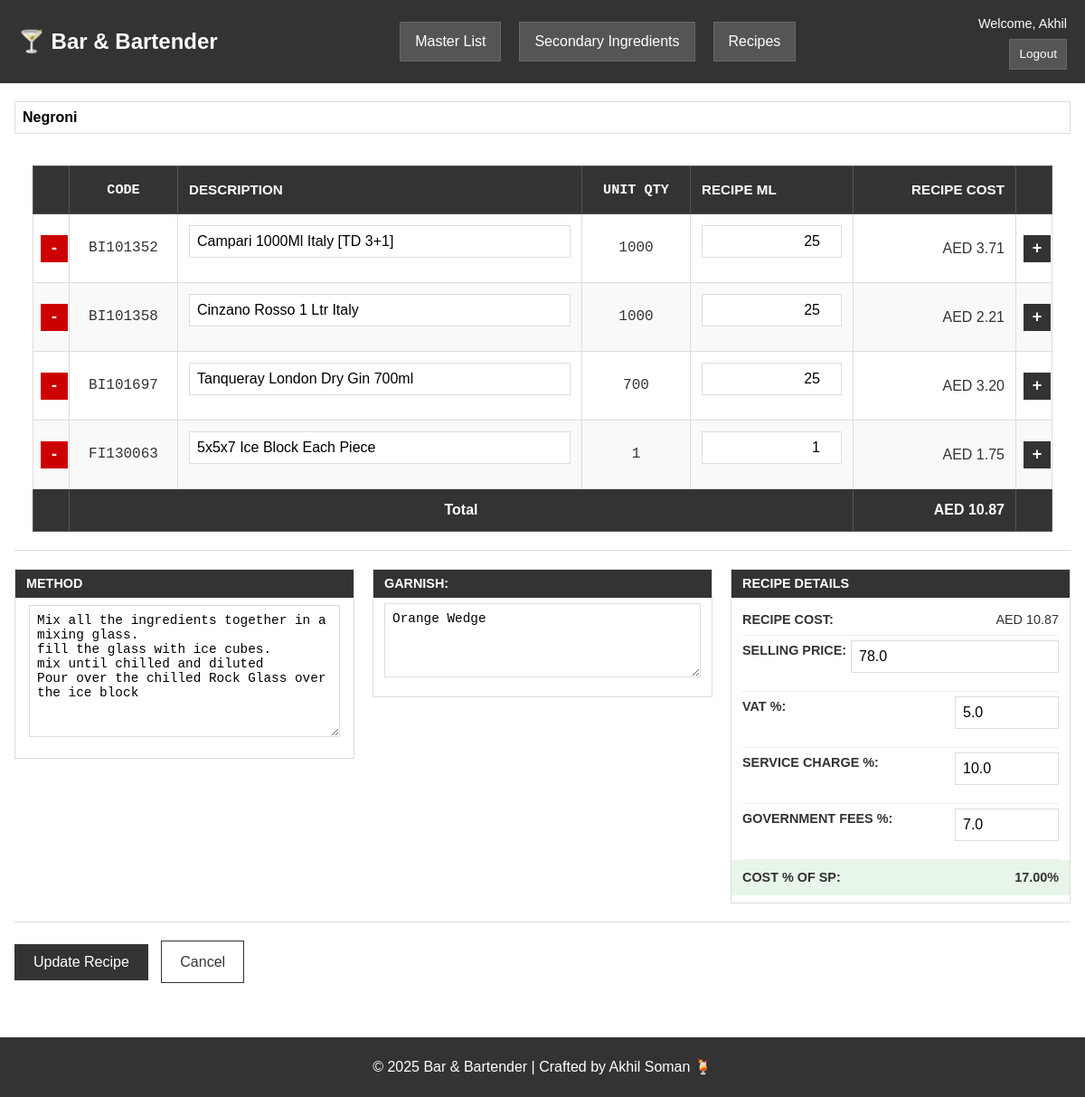
Page /recipes/1/edit (signed in) on the committed database.
### models.py (models this page shows, shortened)
class User(db.Model, UserMixin):
    id = db.Column(db.Integer, primary_key=True)
    username = db.Column(db.String(80), unique=True, nullable=False)
    email = db.Column(db.String(120), unique=True, nullable=False)
    password = db.Column(db.String(200), nullable=False)
    is_admin = db.Column(db.Boolean, default=False)

class Recipe(db.Model):
    id = db.Column(db.Integer, primary_key=True)
    recipe_code = db.Column(db.String(50), unique=True)
    title = db.Column(db.String(150), nullable=False)
    method = db.Column(db.Text)
    recipe_type = db.Column(db.String(20))
    type = db.Column(db.String(20))
    item_level = db.Column(db.String(20), default='Primary')
    created_at = db.Column(db.DateTime, default=datetime.utcnow)
    user_id = db.Column(db.Integer, db.ForeignKey('user.id'), nullable=False)
    creator = db.relationship('User', backref='recipes')
    ingredients = db.relationship('RecipeIngredient', backref='recipe', cascade='all, delete-orphan')
    image_path = db.Column(db.String(255))
    selling_price = db.Column(db.Float, default=0.0)
    vat_percentage = db.Column(db.Float, default=0.0)
    service_charge_percentage = db.Column(db.Float, default=0.0)
    government_fees_percentage = db.Column(db.Float, default=0.0)
    garnish = db.Column(db.Text)

### blueprints/recipes.py (the view, shortened to what this page needs)
@recipes_bp.route('/recipes/<int:id>/edit', methods=['GET', 'POST'])
@login_required
def edit_recipe(id):
    ensure_schema_updates()
    try:
        from sqlalchemy.orm import joinedload
        recipe = Recipe.query.options(
            joinedload(Recipe.ingredients)
        ).get_or_404(id)
        _ = recipe.ingredients
        for ingredient in recipe.ingredients:
            _ = ingredient.get_product()
        category_slug, category_display = category_context_from_type(recipe.type or recipe.recipe_type or '')
        if not category_slug:
            category_slug = 'cocktails'
            category_display = 'Cocktails'
        config = CATEGORY_CONFIG.get(category_slug, CATEGORY_CONFIG['cocktails'])
        products = Product.query.order_by(Product.description).all()
        secondary_ingredients = HomemadeIngredient.query.order_by(HomemadeIngredient.name).all()
        ingredient_options = []
        for p in products:
            description = p.description or ''
            code = p.barbuddy_code or ''
            label = f"{description} ({code})" if code else description
            ingredient_options.append({
                'label': label,
                'description': description,
                'code': code,
                'id': int(p.id),
                'type': 'Product',
                'unit': p.selling_unit or 'ml',
                'cost_per_unit': float(p.cost_per_unit or 0.0),
                'container_volume': float(p.ml_in_bottle or (1 if (p.selling_unit or '').lower() == 'ml' else 0))
            })
        for sec in secondary_ingredients:
            if sec.unique_code:
                try:
                    cost_per_unit = sec.calculate_cost_per_unit()
                except Exception:
                    cost_per_unit = 0.0
                ingredient_options.append({
                    'label': f"{sec.name} ({sec.unique_code})",
                    'description': sec.name,
                    'code': sec.unique_code or '',
                    'id': int(sec.id),
                    'type': 'Secondary',
                    'unit': sec.unit or 'ml',
                    'cost_per_unit': float(cost_per_unit),
                    'container_volume': 1.0
                })
        preset_rows = []
        recipe_ingredients = RecipeIngredient.query.filter_by(recipe_id=recipe.id).all()
        current_app.logger.info(f"Edit recipe {recipe.id}: Found {len(recipe_ingredients)} ingredients")
        for ingredient in recipe_ingredients:
            ing_type = ingredient.ingredient_type
            if ing_type == 'Homemade':
                ing_type = 'Secondary'
            label = ''
            description = ''
            code = ''
            if ing_type == 'Product':
                product = Product.query.get(ingredient.ingredient_id)
                if product:
                    description = product.description or ''
                    code = product.barbuddy_code or ''
                    label = f"{description} ({code})" if code else description
            elif ing_type == 'Secondary':
                sec = HomemadeIngredient.query.get(ingredient.ingredient_id)
                if sec and sec.unique_code:
                    description = sec.name or ''
                    code = sec.unique_code or ''
                    label = f"{description} ({code})" if code else description
            elif ing_type == 'Recipe':
                rec = Recipe.query.get(ingredient.ingredient_id)
                if rec and rec.recipe_code:
                    description = rec.title or ''
                    code = rec.recipe_code or ''
                    label = f"{description} ({code})" if code else description
            if label:
                preset_rows.append({
                    'label': label,
                    'description': description,
                    'code': code,
                    'id': int(ingredient.ingredient_id),
                    'type': ing_type,
                    'qty': float(ingredient.quantity or 0),
                    'unit': ingredient.unit or 'ml'
                })
        return render_template('recipes/edit.html',
                               products=products,
                               secondary_ingredients=secondary_ingredients,
                               category=category_display,
                               add_label=config['add_label'],
                               category_slug=category_slug,
                               ingredient_options=ingredient_options,
                               recipe=recipe,
                               preset_rows=preset_rows)
    except Exception as e:
        current_app.logger.error(f"Error in edit_recipe: {str(e)}", exc_info=True)
        flash('An error occurred while loading the recipe for editing.', 'error')
        return redirect(url_for('recipes.recipes_list'))

### models.py (called while the page is built)
    def calculate_cost(self):
        return round(sum(i.calculate_cost() for i in self.ingredients), 2)

    def calculate_cost_per_unit(self):
        if self.total_volume_ml > 0:
            return round(self.calculate_cost() / self.total_volume_ml, 4)
        return 0.0

    def calculate_cost(self):
        prod = self.product
        qty = self.quantity
        if not prod:
            return 0.0
        if prod.cost_per_unit is None or prod.cost_per_unit == 0:
            return 0.0
        if prod.selling_unit == "ml":
            cost_per_unit = prod.cost_per_unit
        elif prod.selling_unit == "grams":
            cost_per_unit = prod.cost_per_unit
        elif prod.selling_unit == "pieces":
            cost_per_unit = prod.cost_per_unit
        else:
            if prod.ml_in_bottle and prod.ml_in_bottle > 0:
                cost_per_unit = prod.cost_per_unit / prod.ml_in_bottle
            else:
                cost_per_unit = prod.cost_per_unit
        total_cost = cost_per_unit * qty
        return round(total_cost, 2)

    def get_product(self):
        if self.ingredient_type:
            if self.ingredient_type == "Product":
                return Product.query.get(self.ingredient_id)
            elif self.ingredient_type == "Homemade":
                return HomemadeIngredient.query.get(self.ingredient_id)
            elif self.ingredient_type == "Recipe":
                return Recipe.query.get(self.ingredient_id)
        elif self.product_type:
            if self.product_type == "Product":
                return Product.query.get(self.product_id)
            else:
                return HomemadeIngredient.query.get(self.product_id)
        return None

### utils/constants.py (called while the page is built)
def category_context_from_type(recipe_type: str):
    key = (recipe_type or '').lower().strip()
    canonical = TYPE_TO_CATEGORY.get(key)
    if not canonical:
        canonical = 'cocktails'
    info = CATEGORY_CONFIG[canonical]
    return canonical, info['display']

### utils/helpers.py (called while the page is built)
def inject_now():
    return {'current_year': datetime.now().year}

### templates/recipes/edit.html (shortened to what this page needs)
{% extends "base.html" %}
{% block page_panel %}
<div class="recipe-view-container">
    <form method="POST" enctype="multipart/form-data" id="categoryRecipeForm">
        <div class="recipe-title-section">
            <input type="text" id="recipe-title" name="title" required value="{{ recipe.title }}" placeholder="Enter recipe name" title="Recipe Name" class="recipe-title-input">
        </div>
        <div class="recipe-view-layout">
            <div class="recipe-table-section">
                <table class="recipe-cost-table" id="ingredientsTable">
                    <thead>
                        <tr>
                            <th class="actions-column-left"></th>
                            <th class="code-cell">CODE</th>
                            <th class="description-cell">DESCRIPTION</th>
                            <th class="unit-qty-cell">UNIT QTY</th>
                            <th class="recipe-ml-cell">RECIPE ML</th>
                            <th class="cost-cell">RECIPE COST</th>
                            <th class="actions-column-right"></th>
                        </tr>
                    </thead>
                    <tbody id="ingredientRows">
                    </tbody>
                    <tfoot>
                        <tr class="total-row">
                            <td></td>
                            <td colspan="4"><strong>Total</strong></td>
                            <td class="cost-cell"><strong id="totalCostDisplay">AED 0.00</strong></td>
                            <td></td>
                        </tr>
                    </tfoot>
                </table>
            </div>
            <div class="recipe-sidebar">
                <div class="method-section">
                    <div class="section-header">METHOD</div>
                    <div class="section-content">
                        <textarea id="recipe-method" name="method" rows="8" placeholder="Enter preparation method" class="section-textarea">{{ recipe.method or '' }}</textarea>
                    </div>
                </div>
                <div class="garnish-section">
                    <div class="section-header">GARNISH:</div>
                    <div class="section-content">
                        <textarea id="recipe-garnish" name="garnish" rows="4" placeholder="Enter garnish details (optional)" class="section-textarea section-textarea-small">{{ recipe.garnish or '' }}</textarea>
                    </div>
                </div>
                <div class="recipe-details-section">
                    <div class="section-header">RECIPE DETAILS</div>
                    <div class="summary-box">
                        <div class="summary-row">
                            <span class="summary-label">RECIPE COST:</span>
                            <span class="summary-value" id="sidebarTotalCost">AED 0.00</span>
                        </div>
                        <div class="summary-row">
                            <span class="summary-label">SELLING PRICE:</span>
                            <span class="summary-value">
                                <input type="number" id="recipe-selling-price" step="0.01" min="0" name="selling_price" title="Selling Price (AED)" value="{{ recipe.selling_price or '0' }}" placeholder="0.00" class="sidebar-input">
                            </span>
                        </div>
                        <div class="summary-row">
                            <span class="summary-label">VAT %:</span>
                            <span class="summary-value">
                                <input type="number" id="recipe-vat-percentage" step="0.01" min="0" max="100" name="vat_percentage" title="VAT Percentage" value="{{ recipe.vat_percentage or '0' }}" placeholder="0.00" class="sidebar-input">
                            </span>
                        </div>
                        <div class="summary-row">
                            <span class="summary-label">SERVICE CHARGE %:</span>
                            <span class="summary-value">
                                <input type="number" id="recipe-service-charge-percentage" step="0.01" min="0" max="100" name="service_charge_percentage" title="Service Charge Percentage" value="{{ recipe.service_charge_percentage or '0' }}" placeholder="0.00" class="sidebar-input">
                            </span>
                        </div>
                        <div class="summary-row">
                            <span class="summary-label">GOVERNMENT FEES %:</span>
                            <span class="summary-value">
                                <input type="number" id="recipe-government-fees-percentage" step="0.01" min="0" max="100" name="government_fees_percentage" title="Government Fees Percentage" value="{{ recipe.government_fees_percentage or '0' }}" placeholder="0.00" class="sidebar-input">
                            </span>
                        </div>
                        <div class="summary-row cost-percent-row">
                            <span class="summary-label">COST % OF SP:</span>
                            <span class="summary-value" id="costPercentDisplay">--</span>
                        </div>
                    </div>
                </div>
            </div>
        </div>
        <div class="actions recipe-actions">
            <button type="submit" class="btn">Update Recipe</button>
            <a href="{{ url_for('recipes.recipe_list', category=category_slug) }}" class="btn secondary">Cancel</a>
        </div>
    </form>
</div>
{% endblock %}

### templates/base.html (shortened to what this page needs)
<!DOCTYPE html>
<html lang="en">
<head>
    <link rel="stylesheet" href="{{ url_for('static', filename='style.css') }}">
</head>
<body>
    <header class="navbar">
        <div class="nav-left">
            <h1><a href="{{ url_for('main.index') }}">🍸 Bar & Bartender</a></h1>
        </div>
        <nav class="nav-center">
            <a class="nav-pill" href="{{ url_for('products.ingredients_master') }}">Master List</a>
            <a class="nav-pill" href="{{ url_for('secondary.secondary_ingredients') }}">Secondary Ingredients</a>
            <a class="nav-pill" href="{{ url_for('recipes.recipes_list') }}">Recipes</a>
        </nav>
        <div class="nav-right {% if current_user.is_authenticated %}nav-right-auth{% endif %}">
            {% if current_user.is_authenticated %}
                <span class="nav-welcome">Welcome, {{ current_user.username }}</span>
                <a class="nav-logout" href="{{ url_for('auth.logout') }}">Logout</a>
            {% else %}
                <a href="{{ url_for('auth.login') }}">Login</a>
                <a href="{{ url_for('auth.register') }}">Register</a>
            {% endif %}
        </div>
    </header>
    <main class="content">
        <div class="page-body">
            {% block page_panel %}{% endblock %}
        </div>
    </main>
    <footer>
        <p>© {{ current_year }} Bar & Bartender | Crafted by Akhil Soman 🍹</p>
    </footer>
</body>
</html>

### rows in the picture
User: username "Akhil"
Recipe: title "Negroni", method "Mix all the ingredients together in a mixing glass. fill the glass with ice cubes. mix until chilled and diluted Pour over the chilled Rock Glass over the ice block", garnish "Orange Wedge", selling_price "78.0", vat_percentage "5.0", service_charge_percentage "10.0", government_fees_percentage "7.0"
